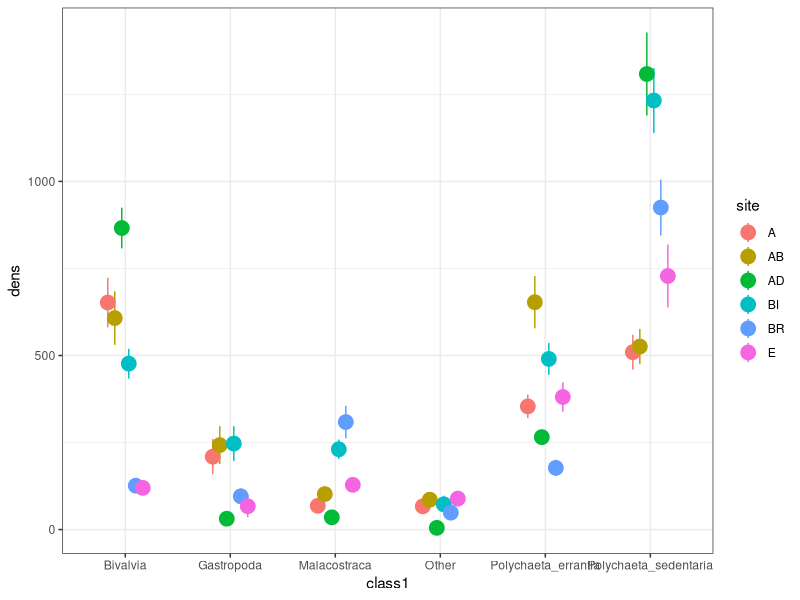
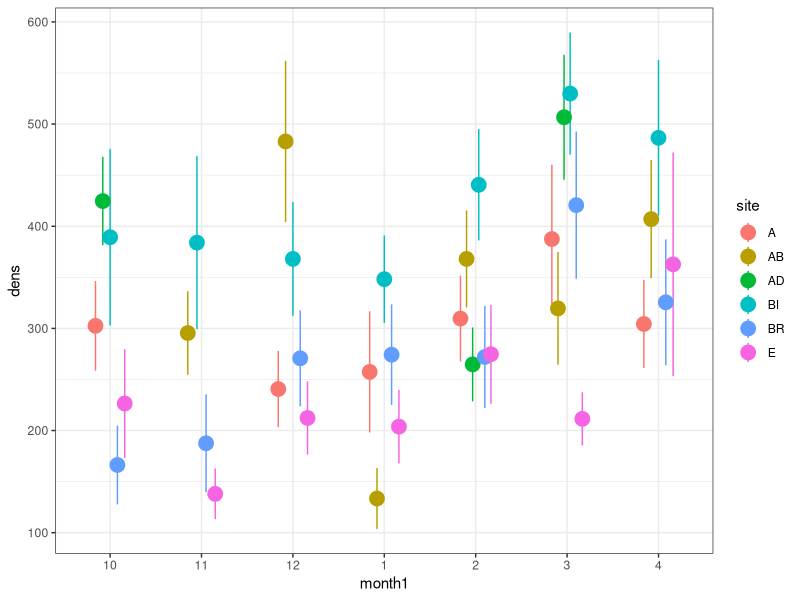
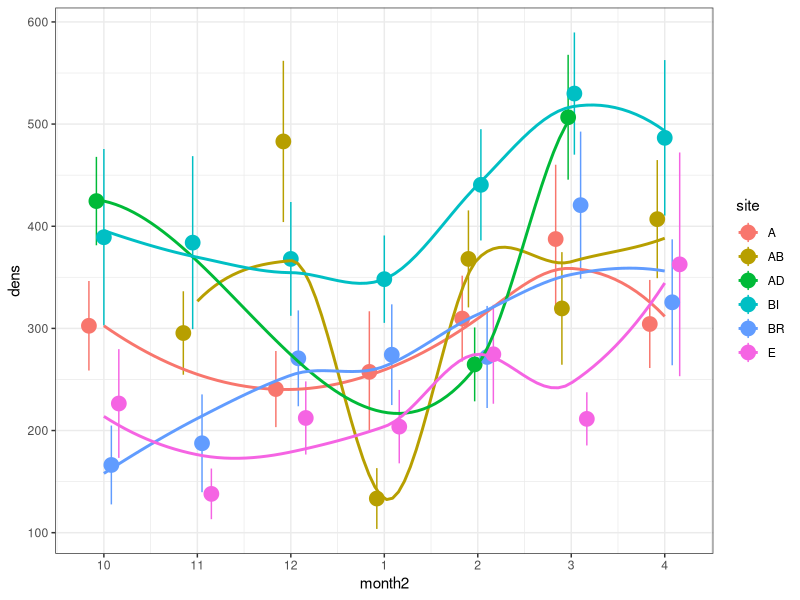

Here is the R script that generated these plots, in order: (Note: this script raises an error after producing the figures.)
setwd("D:/Work/FCUL/Doutoramento/R/Benthos/GitHub/Benthos/Benthos")
graphics.off()
rm(list=ls())

## Pacotes
packs<-c("MASS","ggplot2","viridis","RColorBrewer","psych","reshape2","beepr","data.table","car")
lapply(packs,require,character.only=T)

###Load database with overall data (without class or low taxa, ust one line per core)
DB69<-fread("data_out/db/Final_DB_total_otherexc_density_polyexcl_20210202.csv") ### created in script called Database_cleanup_joining
str(DB69)

time<-c("10","11","12","1","2","3","4")
DB69[,month1:=factor(month,levels=time)]
DB69[,month2:=ifelse(month==10,1,ifelse(month==11,2,ifelse(month==12,3,ifelse(month==1,4,ifelse(month==2,5,ifelse(month==3,6,7))))))]
DB69[,unique(month2)]

DB<-DB69

## Load database at class level, for GLM for each class
DB68<-fread("data_out/db/Final_DB_class1_density_polyexcl_20210202.csv")

DB68[,month1:=factor(month,levels=time)]
DB68[,month2:=ifelse(month==10,1,ifelse(month==11,2,ifelse(month==12,3,ifelse(month==1,4,ifelse(month==2,5,ifelse(month==3,6,7))))))]
DB68[,unique(month2)]

DB1<-DB68
str(DB)

sum(DB$dens)

tot<-mean(DB1[class1=="Bivalvia",dens])+
mean(DB1[class1=="Polychaeta_sedentaria",dens])+
mean(DB1[class1=="Polychaeta_errantia",dens])+
mean(DB1[class1=="Malacostraca",dens])+
mean(DB1[class1=="Gastropoda",dens])+
mean(DB1[class1=="Other",dens])

DB1[class1=="Bivalvia",dens==0]

b<-mean(DB1[class1=="Bivalvia",dens])/tot*100
ps<-mean(DB1[class1=="Polychaeta_sedentaria",dens])/tot*100
pe<-mean(DB1[class1=="Polychaeta_errantia",dens])/tot*100
m<-mean(DB1[class1=="Malacostraca",dens])/tot*100
g<-mean(DB1[class1=="Gastropoda",dens])/tot*100
o<-mean(DB1[class1=="Other",dens])/tot*100
sum(b+ps+pe+m+g+o)

tot1<-sum(DB1[class1=="Bivalvia",dens])+
  sum(DB1[class1=="Polychaeta_sedentaria",dens])+
  sum(DB1[class1=="Polychaeta_errantia",dens])+
  sum(DB1[class1=="Malacostraca",dens])+
  sum(DB1[class1=="Gastropoda",dens])+
  sum(DB1[class1=="Other",dens])

b1<-sum(DB1[class1=="Bivalvia",dens])/tot1*100
ps1<-sum(DB1[class1=="Polychaeta_sedentaria",dens])/tot1*100
pe1<-sum(DB1[class1=="Polychaeta_errantia",dens])/tot1*100
m1<-sum(DB1[class1=="Malacostraca",dens])/tot1*100
g1<-sum(DB1[class1=="Gastropoda",dens])/tot1*100
o1<-sum(DB1[class1=="Other",dens])/tot1*100
sum(b1+ps1+pe1+m1+g1+o1)


##Take a look at data
###site
ggplot(DB1,aes(x=class1,y=dens,colour=site))+
  stat_summary(geom = "pointrange",position=position_dodge(width=0.4),size=1)+
  theme_bw()

###month as factor
ggplot(DB1,aes(x=month1,y=dens,colour=site))+
  stat_summary(geom = "pointrange",position=position_dodge(width=0.4),size=1)+
  theme_bw()

###month as numeric
ggplot(DB1,aes(x=month2,y=dens,colour=site))+
  stat_summary(geom = "pointrange",position=position_dodge(width=0.4),size=1)+
  scale_x_continuous(breaks=1:7,labels=c(10,11,12,1,2,3,4))+
  stat_smooth(method="loess",se=F)+
  theme_bw()


#### GLM

DB[site=="E",mean(dens)]

###### Include area of cores in DB

DB[,areacore:=ifelse(site=="AD",0.0113,0.00785)]
DB[,areacore]

###### Include area of cores in DB1

DB1[,areacore:=ifelse(site=="AD",0.0113,0.00785)]
DB1[,areacore]


#######Overall

DB$site1<-factor(DB$site,levels=c("AD","A","AB","BI","BR","E"))

m1<-glm.nb(x~site1*month2+offset(log(areacore)),data=DB)
summary(m1)
anova(m1,test="Chisq")
anova.glm(m1)
unique(DB$month2)



m1a<-update(m1,~.-site1:month2)
drop1(m1a, test="Chi")
anova(m1,m1a)
AIC(m1,m1a)
summary(m1a)

######## Bivalves
dbb<-DB1[class1=="Bivalvia"]

m2<-glm.nb(x~site*month2+offset(log(areacore)),data=dbb)
summary(m2)
anova(m2)
m2a<-update(m2,~.-site:month2)
drop1(m2a,test="Chi")
anova(m2,m2a)
AIC(m2,m2a)
summary(m2a)

#####Checking residuals
residualPlots(m2a)

E2<-resid(m2a,type='pearson')
F2<-predict(m2a,type="link")
gamma.dispersion(m2a,modeltype="nb")

ggplot()+
  geom_boxplot(aes(x=factor(dbb$site),y=E2))+
  geom_hline(yintercept=0, linetype='dashed', col='blue')+
  theme_bw(16)+ylab("Residuals")+xlab("sites")


##laticce plot
xyplot(E2 ~ month2 | factor(site), 
       data = dbb,
       xlab = list(label = "month (1=oct,7=Apr)", cex = 1.5),
       ylab = list(label = "Pearson residuals", cex = 1.5),
       panel = function(x,y)
       {
         panel.points(x,y, col = 1, pch = 16, cex = 0.7)
         panel.loess(x,y, col = 1, lwd = 2)
         panel.abline(h=0)
       }
)

est<-cbind(coef(m2a),confint(m2a))
exp(est)

###Predicted values
####create database ot plot predicted values over observed data points
newdata<-expand.grid(month2=seq(from=range(dbb$month2)[1], to=range(dbb$month2)[2],length=length(unique(dbb$month2))),
                     site=factor(c(1:6),labels=levels(factor(dbb$site))))
newdata$areacore<-ifelse(newdata$site=="AD",log(unique(dbb$areacore[dbb$site=="AD"])+1),log(unique(dbb$areacore[dbb$site!="AD"])+1))
newdata$x<-predict(m2a,newdata,type="response")

ggplot()+
  geom_point(data=dbb,aes(x=month2, y=x, col=site),  size=2, alpha=0.7,position=position_dodge(width=0.4))+
  geom_path(aes(x=month2, y=x, col=site), data=newdata, size=1)+
  theme_bw()+
  scale_x_continuous(breaks=1:7,labels=c(10,11,12,1,2,3,4))+
  stat_summary(data=dbb,aes(x=month2, y=x, col=site),geom="pointrange",shape=34,size=3,position=position_dodge(width=0.4))+
  ylab("Total Abundance")+xlab("Month")




######## errant polychaetes
dbpe<-DB1[class1=="Polychaeta_errantia"]
dbpe[,site1:=factor(site,levels=c("AB","AD","A","BI","BR","E"))]

m3<-glm.nb(x~site*month2+offset(log(areacore)),data=dbpe)
summary(m3)
anova(m3)
m3a<-update(m3,~.-site:month2)
drop1(m3a,test="Chi")
anova(m3,m3a)
AIC(m3,m3a)
summary(m3)

residualPlots(m3)


est<-cbind(coef(m3),confint(m3))
exp(est)

###Predicted values
####create database ot plot predicted values over observed data points
newdata<-expand.grid(month2=seq(from=range(dbpe$month2)[1], to=range(dbpe$month2)[2],length=length(unique(dbpe$month2))),
                     site=factor(c(1:6),labels=levels(factor(dbpe$site))))
newdata$areacore<-ifelse(newdata$site=="AD",log(unique(dbpe$areacore[dbpe$site=="AD"])+1),log(unique(dbpe$areacore[dbpe$site!="AD"])+1))
newdata$x<-predict(m3,newdata,type="response")

ggplot()+
  geom_point(data=dbpe,aes(x=month2, y=x, col=site),  size=2, alpha=0.7,position=position_dodge(width=0.4))+
  geom_path(aes(x=month2, y=x, col=site), data=newdata, size=1)+
  theme_bw()+
  scale_x_continuous(breaks=1:7,labels=c(10,11,12,1,2,3,4))+
  stat_summary(data=dbpe,aes(x=month2, y=x, col=site),geom="pointrange",shape=34,size=3,position=position_dodge(width=0.4))+
  ylab("Abundance (ind per core)")+xlab("Month")+
  ggtitle("Poly errantia")


### sed poly

dbps<-DB1[class1=="Polychaeta_sedentaria"]

m4<-glm.nb(x~site*month2+offset(log(areacore)),data=dbps)
summary(m4)
anova(m4)
m4a<-update(m4,~.-site:month2)
drop1(m4a,test="Chi")
anova(m4,m4a)
AIC(m4,m4a)
summary(m4)

residualPlots(m4)


est<-cbind(coef(m4),confint(m4))
exp(est)

###Predicted values
####create database ot plot predicted values over observed data points
newdata<-expand.grid(month2=seq(from=range(dbps$month2)[1], to=range(dbps$month2)[2],length=length(unique(dbps$month2))),
                     site=factor(c(1:6),labels=levels(factor(dbps$site))))
newdata$areacore<-ifelse(newdata$site=="AD",log(unique(dbps$areacore[dbps$site=="AD"])+1),log(unique(dbps$areacore[dbps$site!="AD"])+1))
newdata$x<-predict(m4,newdata,type="response")

ggplot()+
  geom_point(data=dbps,aes(x=month2, y=x, col=site),  size=2, alpha=0.7,position=position_dodge(width=0.4))+
  geom_path(aes(x=month2, y=x, col=site), data=newdata, size=1)+
  theme_bw()+
  scale_x_continuous(breaks=1:7,labels=c(10,11,12,1,2,3,4))+
  stat_summary(data=dbps,aes(x=month2, y=x, col=site),geom="pointrange",shape=34,size=3,position=position_dodge(width=0.4))+
  ylab("Abundance (ind per core)")+xlab("Month")+
  ggtitle("Poly sedentaria")

### Gastropoda

######## errant polychaetes
dbg<-DB1[class1=="Gastropoda"]

m5<-glm.nb(x~site*month2+offset(log(areacore)),data=dbg)
summary(m5)
anova(m5)
m5a<-update(m5,~.-site:month2)
drop1(m5a,test="Chi")
anova(m5,m5a)
AIC(m5,m5a)
summary(m5)

residualPlots(m5)


est<-cbind(coef(m5),confint(m5))
exp(est)

###Predicted values
####create database ot plot predicted values over observed data points
newdata<-expand.grid(month2=seq(from=range(dbg$month2)[1], to=range(dbg$month2)[2],length=length(unique(dbg$month2))),
                     site=factor(c(1:6),labels=levels(factor(dbg$site))))
newdata$areacore<-ifelse(newdata$site=="AD",log(unique(dbg$areacore[dbg$site=="AD"])+1),log(unique(dbg$areacore[dbg$site!="AD"])+1))
newdata$x<-predict(m5,newdata,type="response")

ggplot()+
  geom_point(data=dbg,aes(x=month2, y=x, col=site),  size=2, alpha=0.7,position=position_dodge(width=0.4))+
  geom_path(aes(x=month2, y=x, col=site), data=newdata, size=1)+
  theme_bw()+
  scale_x_continuous(breaks=1:7,labels=c(10,11,12,1,2,3,4))+
  stat_summary(data=dbg,aes(x=month2, y=x, col=site),geom="pointrange",shape=34,size=3,position=position_dodge(width=0.4))+
  ylab("Abundance (ind per core)")+xlab("Month")+
  ggtitle("Gastropoda")


#### Malacostraca

dbm<-DB1[class1=="Malacostraca"]

m6<-glm.nb(x~site*month2+offset(log(areacore)),data=dbm)
summary(m6)
anova(m6)
m6a<-update(m6,~.-site:month2)
drop1(m6a,test="Chi")
anova(m6,m6a,test="Chisq")
AIC(m6,m6a)
summary(m6)

residualPlots(m6)


est<-cbind(coef(m6),confint(m6))
exp(est)

###Predicted values
####create database ot plot predicted values over observed data points
newdata<-expand.grid(month2=seq(from=range(dbm$month2)[1], to=range(dbm$month2)[2],length=length(unique(dbm$month2))),
                     site=factor(c(1:6),labels=levels(factor(dbm$site))))
newdata$areacore<-ifelse(newdata$site=="AD",log(unique(dbm$areacore[dbm$site=="AD"])+1),log(unique(dbm$areacore[dbm$site!="AD"])+1))
newdata$x<-predict(m6,newdata,type="response")

ggplot()+
  geom_point(data=dbm,aes(x=month2, y=x, col=site),  size=2, alpha=0.7,position=position_dodge(width=0.4))+
  geom_path(aes(x=month2, y=x, col=site), data=newdata, size=1)+
  theme_bw()+
  scale_x_continuous(breaks=1:7,labels=c(10,11,12,1,2,3,4))+
  stat_summary(data=dbm,aes(x=month2, y=x, col=site),geom="pointrange",shape=34,size=3,position=position_dodge(width=0.4))+
  ylab("Abundance (ind per core)")+xlab("Month")+
  ggtitle("Malacostraca")






###plots

########### Total plot GLM Density #################

DB1[,site2:=factor(site1,levels=c("A","AB","BI","E","BR","AD"))]

SITES<-c("Anrumai","Abu","Bijante","Escadinhas","Bruce","Adonga")
names(SITES)<-levels(factor(unique(DB1$site2)))

#Merging months

DATES1<-c("OCT","NOV","DEC","JAN","FEB","MAR","APR")
names(DATES1)<-levels(factor(unique(DB1$month2)))

##recode for winter variable
DB1[,table(year,month)]

DB1[,winter:=ifelse(year==2018&month<=4,"winter1",
                     ifelse(year==2018&month>=10|year==2019&month<=4,"winter2",
                            ifelse(year==2019&month>=10|year==2020&month<=4,"winter3",NA)))]


DB1[,table(year,month,winter)]
DB1[,table(winter)]
str(DB1)

#DB1[,winter:=factor(winter,levels=c("winter1","winter2","winter3"))]

#### GLM
ggplot(DB1, aes(y=dens,x=month2)) +
  stat_summary(data=DB1,aes(y=dens,x=month2,shape=winter,col=winter),size=0.8,position=position_dodge(width = .7))+
  geom_smooth(se=T,method="lm",col=1)+
  # geom_smooth(data=db1[site2=="A"|site2=="AB"],aes(y=AFDWarea,x=month2),se=T, method="gam",formula=y~s(x,k=6))+
  # geom_smooth(data=db1[site2=="BI"|site2=="BR"|site2=="E"],aes(y=AFDWarea,x=month2),se=T, method="gam",formula=y~s(x,k=7))+
  facet_grid(reorder(class1,-dens) ~ site2,scales="free_y",labeller = labeller(site2=SITES))+
  scale_x_continuous(breaks=c(1:7),labels=DATES1)+
  theme_bw() +
  labs(y="Density (ind.m-2)",x="Months")+
  theme(axis.text.x = element_text(size=12),
        axis.text.y = element_text(size=18),
        panel.grid.major.y = element_blank(),
        panel.grid.minor.y = element_blank(),
        panel.grid.major.x = element_line(colour="grey60", linetype="dashed"),
        axis.title = element_text(size=16,face="bold"))+
  theme(strip.text = element_text(face="bold", size=rel(1.15)))+
  theme(legend.text=element_text(size=16),legend.title = element_text(size=20))


